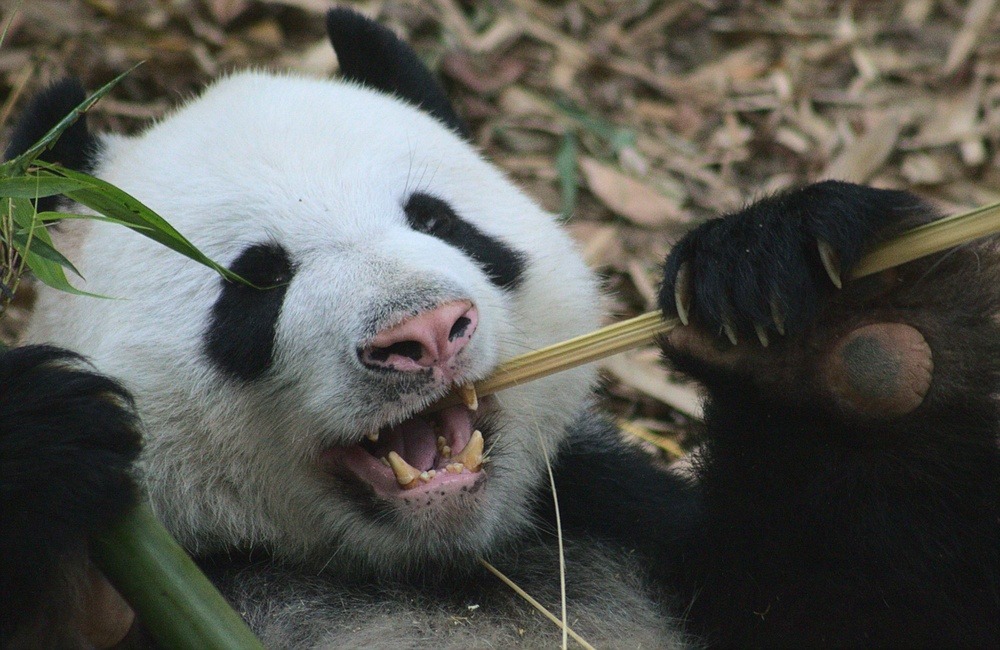
#> input picture share/data/panda.jpg, 1000 x 650 px, shrunk from 2000 x 1300 before the run, found by its file name
$ python quadtreedecomposition.py
#> lines starting #> are read from the running program, lines starting #| are printed output that depends on the picture; long printed decimals are rounded
#!/usr/bin/env python3
# -*- coding: utf-8 -*-
"""
This file contains a class and functions to perform a Quadratic Tree decomposition
of an image and to visually inspect it.

Created on Mon Apr 16 11:49:45 2018
Last edited on Fri Aug 2 11:46:24 2024

@author: Giulio Gabrieli (gack94@gmail.com)
"""

import os # to handle filesystem files
import cv2 # for image manipulation
import numpy as np # numerical computation
import matplotlib.pyplot as plt # for data visualization
import matplotlib.patches as patches # for drawing rectangles in the plot
import math

###############################################################################
#                                                                             #
#                      Quadratic Tree Decomposition                           #
#                                                                             #
###############################################################################
""" This section handles Quadratic Tree Decomposition. """

class quadTree:
    """
    This class performs a QuadTree decomposition of an image.

    During initialization, the QuadTree decomposition is done and results are stored in `self.blocks`
    as a list containing [x, y, height, width, Std]. To visualize the results, use the `plot()` method.
    The total number of blocks is stored in `self.nblocks`, while the standardized complexity (number of
    blocks divided by the total possible number of blocks is stored in `self.standardized_complexity`.
    Standardized complexity may range from 0 to 1 (with one being the highest complexity possible).
    The minSize parameter can be automatically adjusted to the common divisor of image width and height closest
    to the imputted minSize via the `autoadjust` parameter (default to False). The adjusted `minSize` can be
    obtained (if `autoadjust` = True) by accessing self.minSize.
    """

    def plot(self, edgecolor="red", facecolor="none", linewidth=1):
        """
        Generate a graphical representation of the QuadTree decomposition.

        :param edgecolor: Color of the rectangle edges, default is red
        :type edgecolor: string
        :param facecolor: Color used for rectangle fills. Default is none.
        :type facecolor: string
        :param linewidth: Width of the rectangles' borders in pixels. Default is 1.
        :type linewidth: int
        :return: Plot with image and leaves of the QuadTree Decomposition
        """
        plt.figure() # Create a new figure
        fig = plt.imshow(self.img) # Plot the original image
        for block in self.blocks: # For each block of results
            rect = patches.Rectangle(
                (block[0], block[1]), # Position (x, y) of the rectangle
                block[3], # Width of the rectangle
                block[2], # Height of the rectangle
                linewidth=linewidth, # Border width
                edgecolor=edgecolor, # Border color
                facecolor=facecolor # Fill color
            )
            fig.axes.add_patch(rect) # Add rectangle to the plot
            plt.title("QuadTree Decomposition") # Set the plot title
        plt.show() # Display the plot

    def quad_tree_decomposition(self, img, x, y, minStd, minSize):
        """
        Evaluate the mean and standard deviation of an image block, and decide whether to perform
        further splits of the block.

        :param img: Image to analyze
        :type img: numpy.ndarray
        :param x: X offset of the block to analyze
        :type x: int
        :param y: Y offset of the block to analyze
        :type y: int
        :param minStd: Standard deviation threshold for subsequent splitting
        :type minStd: int
        :param minSize: Size threshold for subsequent splitting, in pixels
        :type minSize: int
        """
        h, w = img.shape # Get the height and width of the image
        mean, std = cv2.meanStdDev(img) # Compute the mean and standard deviation
        mean, std = [int(mean.item()), int(std.item())]
        if std >= minStd and max(h/2, w/2) >= minSize: # Check if std and size thresholds are met
            # Decide whether to split along X or Y axis
            if w >= h: # Split along the X axis
                w2 = int(w / 2) # Compute new width
                img1 = img[0:h, 0:w2] # Create the left subimage
                img2 = img[0:h, w2:] # Create the right subimage
                # Recursively perform QuadTree decomposition
                self.quad_tree_decomposition(img1, x, y, minStd, minSize)
                self.quad_tree_decomposition(img2, x + w2, y, minStd, minSize)
            else: # Split along the Y axis
                h2 = int(h / 2) # Compute new height
                img1 = img[0:h2, 0:] # Create the upper subimage
                img2 = img[h2:, 0:] # Create the lower subimage
                # Recursively perform QuadTree decomposition
                self.quad_tree_decomposition(img1, x, y, minStd, minSize)
                self.quad_tree_decomposition(img2, x, y + h2, minStd, minSize)
        else:
            # Add the block to the results if it does not meet the splitting criteria
            self.blocks.append([x, y, h, w, std])
            self.nblocks = len(self.blocks)
            self.standardized_complexity = self.nblocks / self.max_n_blocks

    def __init__(self, img, minStd, minSize, autoadjust = False):
        """
        Initialize the QuadTree decomposition analysis.

        :param img: Image to analyze
        :type img: numpy.ndarray
        :param minStd: Standard deviation threshold for subsequent splitting
        :type minStd: int
        :param minSize: Size threshold for subsequent splitting, in pixels
        :type minSize: int
        """
        self.blocks = [] # Initialize the results list
        self.img = img # Assign the image
        self.params = [minStd, minSize] # Set the parameters
        self.minSize = minSize
        if(autoadjust):
            self.minSize = closest_common_divisor(self.img.shape[0], self.img.shape[1], minSize)
            print('Minimum size has been adjusted automatically. The new minSize is ', self.minSize)
        self.max_n_blocks = self.max_quadtree_leaves(self.img.shape[0], self.img.shape[1], self.minSize)
        self.nblocks = 0
        self.standardized_complexity = 0

        self.quad_tree_decomposition(self.img, 0, 0, minStd, self.minSize) # Start the decomposition

    def max_quadtree_leaves(self, width, height, min_leaf_size):
        """
        Calculate the maximum number of leaves in a quadtree decomposition of an image.

        :param width: Width of the image in pixels.
        :type width: int
        :param height: Height of the image in pixels.
        :type height: int
        :param min_leaf_size: Minimum size of each side of a leaf in pixels.
        :type min_leaf_size: int
        :return: Maximum number of leaves in the quadtree decomposition.
        :rtype: int
        """

        # Calculate maximum depth for width and height
        depth_width = 1
        while width /2/ 2**depth_width >= min_leaf_size:
            depth_width+=1


        # Calculate maximum depth for width and height
        depth_height = 1
        while height/2 / 2**depth_height >= min_leaf_size:
            depth_height+=1

        return((2**depth_height) * (2**depth_width))

def common_divisors(n, m):
    """
    Find all common divisors of n and m.

    :param n: First number.
    :type n: int
    :param m: Second number.
    :type m: int
    :return: A set of common divisors of n and m.
    :rtype: set
    """
    def get_divisors(x):
        divisors = set()
        for i in range(1, int(x**0.5) + 1):
            if x % i == 0:
                divisors.add(i)
                divisors.add(x // i)
        return divisors

    divisors_n = get_divisors(n)
    divisors_m = get_divisors(m)
    return divisors_n.intersection(divisors_m)

def closest_common_divisor(n, m, k):
    """
    Find the common divisor of n and m that is closest to k.

    :param n: First number.
    :type n: int
    :param m: Second number.
    :type m: int
    :param k: Target value.
    :type k: int
    :return: The common divisor closest to k.
    :rtype: int
    """
    common_divs = common_divisors(n, m)
    closest_divisor = min(common_divs, key=lambda x: abs(x - k))
    return closest_divisor

###############################################################################
#                                                                             #
#                                  DEBUG                                      #
#                                                                             #
###############################################################################

""" For debug purposes, this section reads a sample image and performs QuadTree decomposition. """

if __name__ == '__main__':
    # Path to a sample image
    basepath = os.path.dirname(os.path.realpath(__file__))

    # Path to a sample image for debugging   # Set the data path to use sample images
    data_folder = basepath + "/../share/data/"

    # Path to a sample image
    sample_img = data_folder + "panda.jpg"

    minStd = 50 #Minimum standard deviation for each block
    minSize = 30 # Minimum size of each block in pixels

    imgcolor = cv2.imread(sample_img) # Read the image in color for plotting purposes
#> imgcolor is the input picture: shape (650, 1000, 3); mean B, G, R 81.5, 87.9, 87.5
    img = cv2.imread(sample_img, 0) # Read the image in grayscale
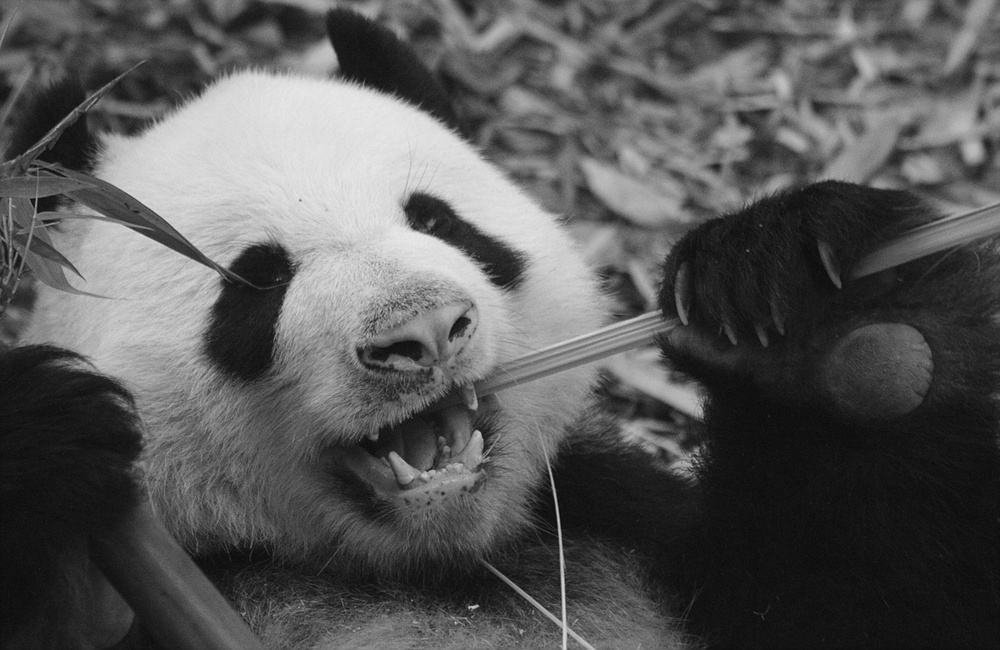
#> img: shape (650, 1000); min 7, max 234, mean 87

    # Create an instance of the quadTree class and perform decomposition
    mydecomposition = quadTree(img, minStd, minSize, autoadjust=True)
#| Minimum size has been adjusted automatically. The new minSize is  25
#> in quad_tree_decomposition, `mean, std = cv2.meanStdDev(img)`: mean = [87.02]; std = [61.99]
#> in quad_tree_decomposition, `mean, std = [int(mean.item()), int(std.item())]`: mean = 87; std = 61
#> in quad_tree_decomposition (call 34), `mean, std = cv2.meanStdDev(img)`: mean = [131]; std = [76.66]
#> in quad_tree_decomposition (call 34), `mean, std = [int(mean.item()), int(std.item())]`: mean = 131; std = 76
#> in quad_tree_decomposition (call 34), `img1 = img[0:h, 0:w2]`:
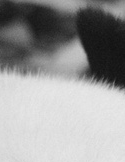
#> img1: shape (162, 125); min 17, max 234, mean 152
#> in quad_tree_decomposition (call 34), `img2 = img[0:h, w2:]`:
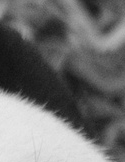
#> img2: shape (162, 125); min 17, max 231, mean 110.1
#> in quad_tree_decomposition (call 35), `mean, std = cv2.meanStdDev(img)`: mean = [152]; std = [79.97]
#> in quad_tree_decomposition (call 35), `mean, std = [int(mean.item()), int(std.item())]`: mean = 151; std = 79
#> in quad_tree_decomposition (call 35), `img1 = img[0:h2, 0:]`:
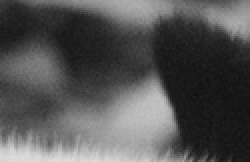
#> img1: shape (81, 125) (shown 2 times larger); min 17, max 221, mean 83.6
#> in quad_tree_decomposition (call 35), `img2 = img[h2:, 0:]`:
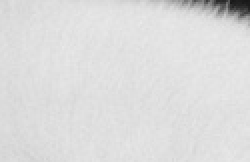
#> img2: shape (81, 125) (shown 2 times larger); min 24, max 234, mean 220.3
#> in quad_tree_decomposition (call 37), `mean, std = cv2.meanStdDev(img)`: mean = [91.95]; std = [51.22]
#> in quad_tree_decomposition (call 37), `mean, std = [int(mean.item()), int(std.item())]`: mean = 91; std = 51
#> in quad_tree_decomposition (call 37), `img2 = img[h2:, 0:]`:
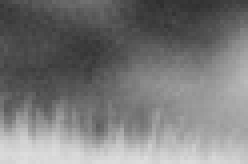
#> img2: shape (41, 62) (shown 4 times larger); min 46, max 221, mean 121.2
#> in quad_tree_decomposition (call 40), `mean, std = cv2.meanStdDev(img)`: mean = [75.36]; std = [58.01]
#> in quad_tree_decomposition (call 40), `mean, std = [int(mean.item()), int(std.item())]`: mean = 75; std = 58
#> in quad_tree_decomposition (call 40), `img2 = img[h2:, 0:]`:
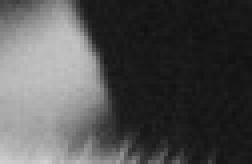
#> img2: shape (41, 63) (shown 4 times larger); min 17, max 207, mean 80
    mydecomposition.plot() # Visual inspection of the results
#> the loop in plot, `for block in self.blocks:` made 47 passes
#> block on passes 1 to 12: [0, 0, 162, 125, 33], [125, 0, 81, 125, 28], [125, 81, 40, 62, 44], [125, 121, 41, 31, 61], [156, 121, 41, 31, 12], [187, 81, 81, 63, 38], [0, 162, 81, 125, 45], [0, 243, 82, 62, 35], [62, 243, 82, 63, 23], [125, 162, 81, 125, 47], [125, 243, 82, 62, 25], [187, 243, 41, 31, 51]
    print(len(mydecomposition.blocks), mydecomposition.nblocks, mydecomposition.standardized_complexity)
#| 47 47 0.0918

$ run again, with share/data/books.jpg copied over share/data/panda.jpg
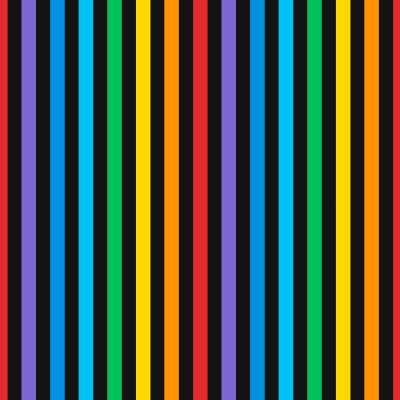
#> input picture share/data/books.jpg, 400 x 400 px, found by its file name
#> imgcolor is the input picture: shape (400, 400, 3); mean B, G, R 69, 85, 71.9
#| Minimum size has been adjusted automatically. The new minSize is  25
#> in quad_tree_decomposition, `mean, std = cv2.meanStdDev(img)`: mean = [79.27]; std = [62.2]
#> in quad_tree_decomposition, `mean, std = [int(mean.item()), int(std.item())]`: mean = 79; std = 62
#> in quad_tree_decomposition (call 31), `mean, std = cv2.meanStdDev(img)`: mean = [87.24]; std = [71.16]
#> in quad_tree_decomposition (call 31), `mean, std = [int(mean.item()), int(std.item())]`: mean = 87; std = 71
#> in quad_tree_decomposition (call 31), `img1 = img[0:h2, 0:]`:
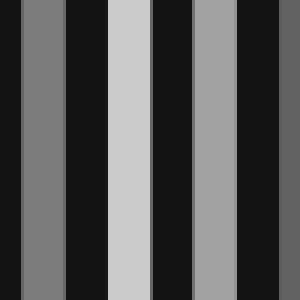
#> img1: shape (100, 100) (shown 3 times larger); min 19, max 203, mean 87.2
#> the loop in plot, `for block in self.blocks:` made 184 passes
#> block on passes 1 to 3: [0, 0, 100, 50, 46], [50, 0, 50, 25, 44], [75, 0, 25, 25, 57]
#> in plot, `plt.show()`:
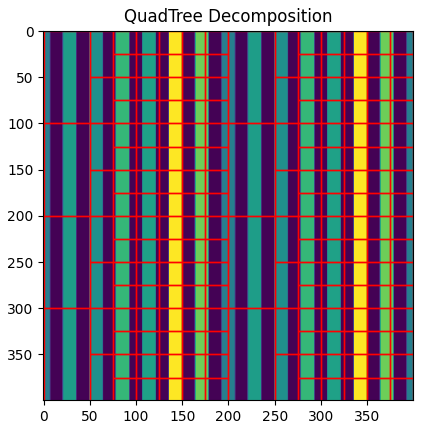
#> figure drawn by matplotlib, 1 panel
#| 184 184 0.7188
